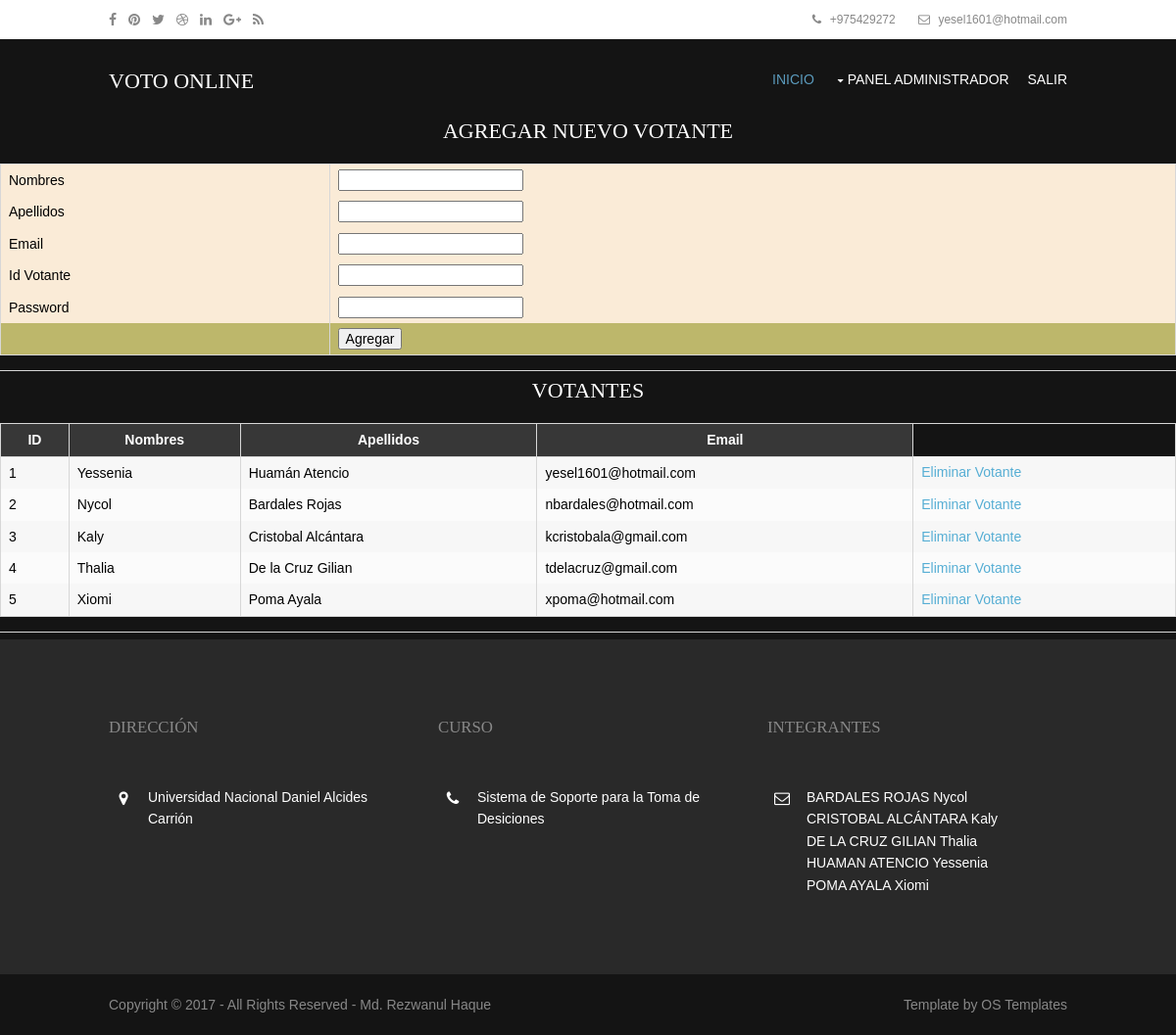
The page /admin/users.php (signed in) on the database its author committed.
### tables this page shows
CREATE TABLE `tbmembers` (
  `member_id` int(5) NOT NULL,
  `first_name` varchar(45) NOT NULL,
  `last_name` varchar(45) NOT NULL,
  `email` varchar(45) NOT NULL,
  `voter_id` varchar(45) NOT NULL,
  `password` varchar(45) NOT NULL
);

### admin/users.php (the view, shortened to what this page needs)
<?php
    require('../connection.php');
    $result= $conn->query("SELECT * FROM tbmembers")
    or die("No hay registros que mostrar ... \n" . mysqli_error());
?>
<!DOCTYPE html>
<html>
<head>
<link href="layout/styles/layout.css" rel="stylesheet" type="text/css" media="all">
</head>
<body id="top">
<div class="wrapper row0">
  <div id="topbar" class="hoc clear">
    <div class="fl_left">
      <ul class="faico clear">
        <li><a class="faicon-facebook" href="https://www.facebook.com/"><i class="fa fa-facebook"></i></a></li>
        <li><a class="faicon-pinterest" href="https://uk.pinterest.com/"><i class="fa fa-pinterest"></i></a></li>
        <li><a class="faicon-twitter" href="https://twitter.com/"><i class="fa fa-twitter"></i></a></li>
        <li><a class="faicon-dribble" href="https://dribbble.com/"><i class="fa fa-dribbble"></i></a></li>
        <li><a class="faicon-linkedin" href="https://www.linkedin.com/"><i class="fa fa-linkedin"></i></a></li>
        <li><a class="faicon-google-plus" href="https://plus.google.com/"><i class="fa fa-google-plus"></i></a></li>
        <li><a class="faicon-rss" href="https://www.rss.com/"><i class="fa fa-rss"></i></a></li>
      </ul>
    </div>
    <div class="fl_right">
      <ul class="nospace inline pushright">
        <li><i class="fa fa-phone"></i> +975429272</li>
        <li><i class="fa fa-envelope-o"></i> yesel1601@hotmail.com </li>
      </ul>
    </div>
  </div>
</div>
<div class="wrapper row1">
  <header id="header" class="hoc clear">
    <div id="logo" class="fl_left">
      <h1><a href="index.html">VOTO ONLINE</a></h1>
    </div>
    <nav id="mainav" class="fl_right">
      <ul class="clear">
        <li class="active"><a href="../index.php">Inicio</a></li>
        <li><a class="drop" href="#">Panel Administrador</a>
        </li>
        <li><a href="logout.php">Salir</a></li>
      </ul>
    </nav>
  </header>
</div>
<div >
<table width="380" align="center">
<CAPTION><h3 style="color:white;">AGREGAR NUEVO VOTANTE</h3></CAPTION>
<form name="fmUsers" id="fmUsers" action="users.php" method="post" onsubmit="return userValidate(this)">
<tr>
    <td bgcolor="#FAEBD7">Nombres</td>
    <td bgcolor="#FAEBD7"><input type="text" name="firstname" /></td>
</tr>
<tr>
    <td bgcolor="#FAEBD7">Apellidos</td>
    <td bgcolor="#FAEBD7"><input type="text" name="lastname" /></td>
</tr>
<tr>
    <td bgcolor="#FAEBD7">Email</td>
    <td bgcolor="#FAEBD7"><input type="email" name="email" /></td>
</tr>
<tr>
    <td bgcolor="#FAEBD7">Id Votante</td>
    <td bgcolor="#FAEBD7"><input type="text" name="voter_id" /></td>
</tr>
<tr>
    <td bgcolor="#FAEBD7">Password</td>
    <td bgcolor="#FAEBD7"><input type="text" name="password" /></td>
</tr>
<tr>
    <td bgcolor="#BDB76B">&nbsp;</td>
    <td bgcolor="#BDB76B"><input type="submit" name="Submit" value="Agregar" /></td>
</tr>
</table>
<hr>
<table border="0" width="620" align="center">
<CAPTION><h3 style="color:white;">VOTANTES</h3></CAPTION>
<tr>
<th>ID</th>
<th>Nombres</th>
<th>Apellidos</th>
<th>Email</th>
</tr>
<?php
    while ($row= mysqli_fetch_array($result)){
      echo "<tr>";
      echo "<td>" . $row['member_id']."</td>";
      echo "<td>" . $row['first_name']."</td>";
      echo "<td>" . $row['last_name']."</td>";
      echo "<td>" . $row['email']."</td>";
      echo '<td><a href="users.php?id=' . $row['member_id'] . '">Eliminar Votante</a></td>';
      echo "</tr>";
    }
?>
</table>
<hr>
</div>
<div class="wrapper row4">
  <footer id="footer" class="hoc clear">
    <div class="one_third first">
      <h6 class="title">Dirección</h6>
      <ul class="nospace linklist contact">
        <li><i class="fa fa-map-marker"></i>
          <address>
          <p>
            Universidad Nacional Daniel Alcides Carrión
          </p>
          </address>
        </li>
      </ul>
    </div>
    <div class="one_third">
      <h6 class="title">Curso</h6>
      <ul class="nospace linklist contact">
        <li><i class="fa fa-phone"></i> Sistema de Soporte para la Toma de Desiciones</li>
      </ul>
    </div>
    <div class="one_third">
      <h6 class="title">Integrantes</h6>
      <ul class="nospace linklist contact">
        <li><i class="fa fa-envelope-o"></i> BARDALES ROJAS Nycol <br>
                                             CRISTOBAL ALCÁNTARA Kaly <br>
                                             DE LA CRUZ GILIAN Thalia <br>
                                             HUAMAN ATENCIO Yessenia <br>
                                             POMA AYALA Xiomi</li>
      </ul>
    </div>
  </footer>
</div>
<div class="wrapper row5">
  <div id="copyright" class="hoc clear">
    <p class="fl_left">Copyright &copy; 2017 - All Rights Reserved - <a href="#">Md. Rezwanul Haque</a></p>
    <p class="fl_right">Template by <a target="_blank" href="http://www.os-templates.com/" title="Free Website Templates">OS Templates</a></p>
  </div>
</div>
</body>
</html>

### admin/layout/styles/layout.css (style rules this page uses)
#topbar { padding:5px 0; font-size:12px; }
#topbar .fl_right { margin-top:4px; }
#topbar .fl_right .inline > li i { margin:0 5px 0 0; line-height:normal; }
#header { padding:30px 0 0 0; }
#header #logo { margin-top:; }
#header #logo h1 { margin:0; padding:0; font-size:22px; text-transform:uppercase; }
#footer { padding:80px 0; }
#footer .title { margin:0 0 50px 0; padding:0; font-size:1.2rem; text-transform:uppercase; }
#footer .linklist li { display:block; margin-bottom:15px; padding:0 0 15px 0; border-bottom:1px solid; }
#footer .linklist li:last-child { margin:0; padding:0; border:none; }
#footer .linklist li::before, #footer .linklist li::after { display:table; content:""; }
#footer .linklist li, #footer .linklist li::after { clear:both; }
#footer .contact.linklist li, #footer .contact.linklist li:last-child { position:relative; padding-left:40px; }
#footer .contact li * { margin:0; padding:0; line-height:1.6; }
#footer .contact li i { display:block; position:absolute; top:0; left:0; width:30px; font-size:16px; text-align:center; }
#copyright { padding:20px 0; }
#copyright * { margin:0; padding:0; }
*, *::before, *::after { transition:all .3s ease-in-out; }
nav ul, nav ol { margin:0; padding:0; list-style:none; }
#mainav, #breadcrumb, .sidebar nav { line-height:normal; }
#mainav .drop::after, #mainav li li .drop::after, #breadcrumb li a::after, .sidebar nav a::after { position:absolute; font-family:"FontAwesome"; font-size:10px; line-height:10px; }
#mainav ul.clear { margin-top:3px; }
#mainav ul { text-transform:uppercase; }
#mainav li { display:inline-block; position:relative; margin:0 15px 0 0; padding:0; }
#mainav li:last-child { margin-right:0; }
#mainav li a { display:block; padding:0 0 32px 0; }
#mainav .drop { padding-left:15px; }
#mainav .drop::after, #mainav li li .drop::after { content:"\f0d7"; }
#mainav .drop::after { top:5px; left:5px; }
table, th, td { border:1px solid; border-collapse:collapse; vertical-align:top; }
table, th { table-layout:auto; }
table { width:100%; margin-bottom:15px; }
th, td { padding:5px 8px; }
td { border-width:0 1px; }
.faico { margin:0; padding:0; list-style:none; }
.faico li { display:inline-block; float:left; margin:0 12px 0 0; padding:0; line-height:normal; }
.faico li:last-child { margin-right:0; }
.faico a { display:block; height:30px; line-height:30px; font-size:14px; text-align:center; }
.faico a { color:inherit; background-color:transparent; }
body { color:#888888; background-color:#141414; }
a { color:#56AED4; }
hr, .borderedbox { border-color:#D7D7D7; }
.row0 { color:#888888; background-color:#FFFFFF; }
.row1 { color:#FFFFFF; background-color:#141414; }
.row4 { color:#FFFFFF; background-color:#292929; }
.row5, .row5 a { color:#888888; background-color:#141414; }
#header #logo * { color:inherit; }
#footer .title { color:#888888; }
#footer .linklist li { border-color:#141414; }
#mainav li a { color:inherit; }
#mainav .active a, #mainav a:hover, #mainav li:hover > a { color:#5B9BBD; background-color:inherit; }
table, th, td, #comments .avatar, #comments input, #comments textarea { border-color:#D7D7D7; color:black; }
th { color:#FFFFFF; background-color:#373737; }
tr, #comments li, #comments input[type="submit"], #comments input[type="reset"] { color:inherit; background-color:#FBFBFB; }
tr:nth-child(even), #comments li:nth-child(even) { color:inherit; background-color:#F7F7F7; }
table a, #comments a { background-color:inherit; }
@media screen and (min-width:978px) { .hoc { max-width:978px; } }

### rows shown on the page
tbmembers: member_id "1", first_name "Yessenia", last_name "Huamán Atencio", email "yesel1601@hotmail.com"
tbmembers: member_id "2", first_name "Nycol", last_name "Bardales Rojas", email "nbardales@hotmail.com"
tbmembers: member_id "3", first_name "Kaly", last_name "Cristobal Alcántara", email "kcristobala@gmail.com"
tbmembers: member_id "4", first_name "Thalia", last_name "De la Cruz Gilian", email "tdelacruz@gmail.com"
tbmembers: member_id "5", first_name "Xiomi", last_name "Poma Ayala", email "xpoma@hotmail.com"
